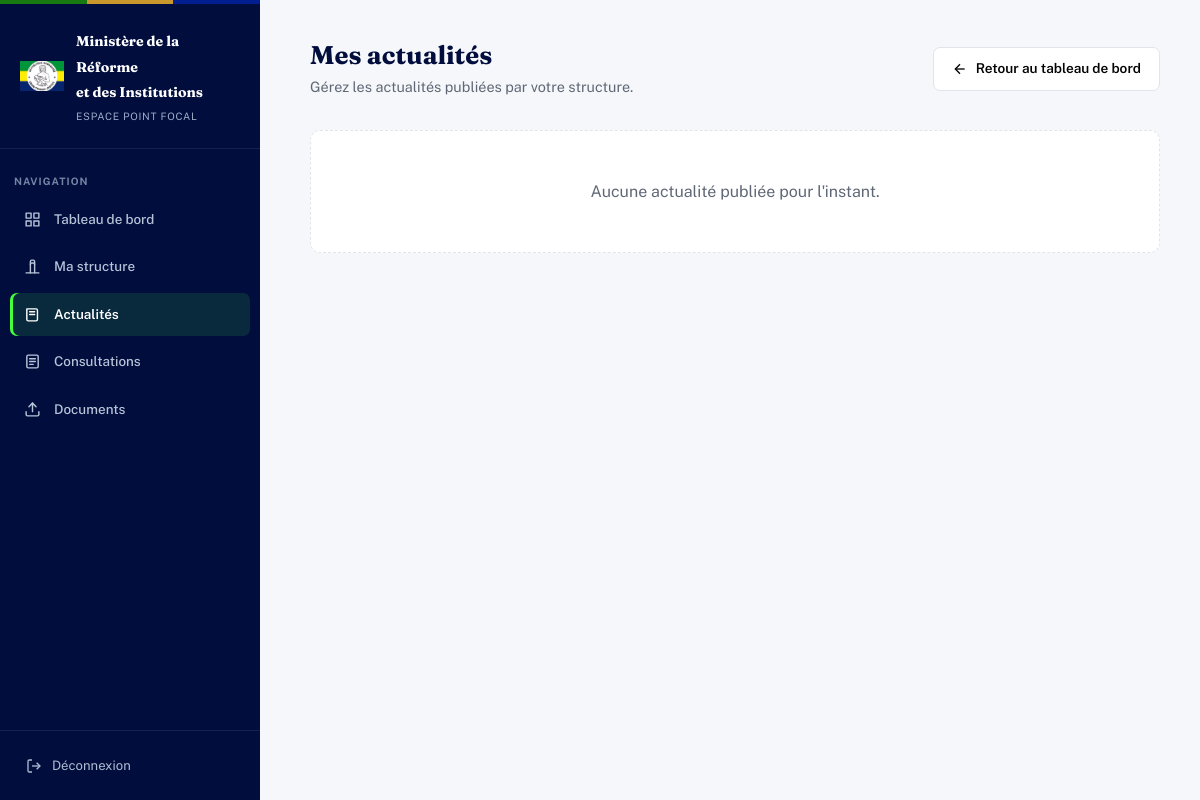
/views/point_focal/mes_actualites.php (signed in), run on an earlier commit of the app's database.
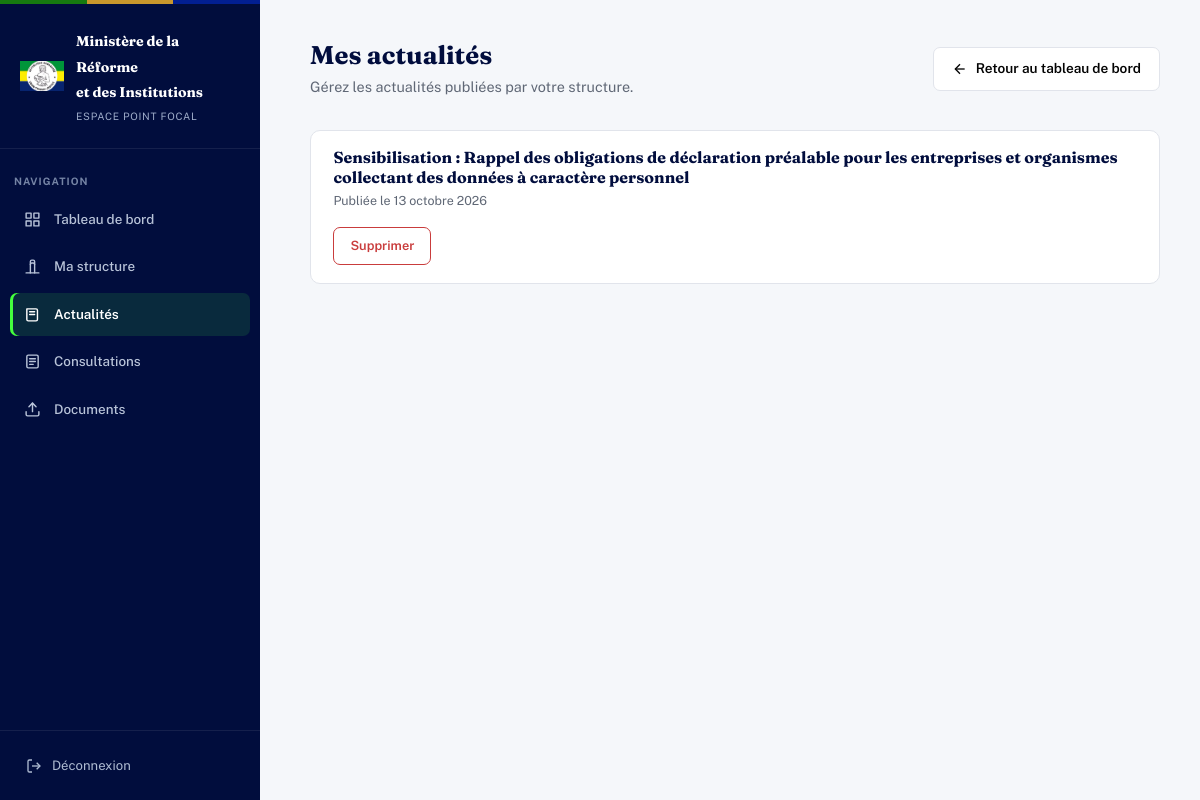
And on a later commit of the database.
### tables this page shows
CREATE TABLE `actualites` (
  `id_actu` int NOT NULL AUTO_INCREMENT,
  `contenu` text,
  `titre` varchar(150) DEFAULT NULL,
  `date_publication` date DEFAULT NULL,
  `id_structure` int DEFAULT NULL,
  PRIMARY KEY (`id_actu`),
  KEY `idx_actu_struct_date` (`id_structure`,`date_publication`),
  CONSTRAINT `fk_actualites_structure` FOREIGN KEY (`id_structure`) REFERENCES `structure` (`id_struc`)
);

### includes/dates.php (called while the page is built, shortened)
<?php
if (!function_exists('formaterDateFr')) {
    function formaterDateFr(?string $dateSql): string
    {
        $timestamp = strtotime($dateSql);
        $mois = [1 => 'janvier', 'février', 'mars', 'avril', 'mai', 'juin',
                 'juillet', 'août', 'septembre', 'octobre', 'novembre', 'décembre'];
        return date('d', $timestamp) . ' ' . $mois[(int) date('n', $timestamp)] . ' ' . date('Y', $timestamp);
    }
}

### views/point_focal/mes_actualites.php (the view, shortened to what the changed rows need)
<?php
require_once '../../config/database.php';
require_once '../../includes/dates.php';
$resp = $db->prepare(
    "SELECT *
     FROM structure
     WHERE id_responsable = :id_responsable"
);
$resp->execute([
    ':id_responsable' => $_SESSION['user_id']
]);
$structures = $resp->fetch(PDO::FETCH_ASSOC);
$mon_actu = [];
if ($structures) {
    $stmtActu = $db->prepare(
        "SELECT a.*
         FROM actualites AS a
         WHERE a.id_structure = :id_structure
         ORDER BY a.date_publication DESC"
    );
    $stmtActu->execute([
        ':id_structure' => $structures['id_struc']
    ]);
    $mon_actu = $stmtActu->fetchAll(PDO::FETCH_ASSOC);
}
$pageActive = 'actualites';
require '../../includes/header_dashboard.php';
?>
<div class="page-avec-sidebar">
    <?php require '../../includes/sidebar_point_focal.php'; ?>
    <main class="contenu-principal">
        <section class="mes-actu-section">
            <div class="mes-actu-heading">
                <div>
                    <h1>Mes actualités</h1>
                </div>
                <a href="dashboard.php" class="btn-retour">
                </a>
            </div>
            <?php if (empty($mon_actu)): ?>
                <div class="actu-vide">
                    Aucune actualité publiée pour l'instant.
                </div>
            <?php else: ?>
                <div class="actu-liste">
                    <?php foreach ($mon_actu as $actualite): ?>
                        <div class="actu-row">
                            <div class="actu-row-infos">
                                <h3>
                                    <?= htmlspecialchars($actualite['titre']) ?>
                                </h3>
                                <div class="actu-date">
                                    Publiée le <?= formaterDateFr($actualite['date_publication']) ?>
                                </div>
                            </div>
                            <form action="supprimer_actualites.php"
                                  method="post"
                                  onsubmit="return confirm('Supprimer cette actualité ?');">
                                <button type="submit" class="btn-supprimer">
                                    Supprimer
                                </button>
                            </form>
                        </div>
                    <?php endforeach; ?>
                </div>
            <?php endif; ?>
        </section>
    </main>
</div>
<?php require '../../includes/footer_dashboard.php'; ?>

### includes/sidebar_point_focal.php (shortened to what the changed rows need)
<?php
$pageActive = $pageActive ?? '';
$liens = [
    'dashboard' => ['dashboard.php', 'Tableau de bord',
        '<rect x="3" y="3" width="7" height="7"/><rect x="14" y="3" width="7" height="7"/><rect x="3" y="14" width="7" height="7"/><rect x="14" y="14" width="7" height="7"/>'],
    'structure' => ['modifier_structure.php', 'Ma structure',
        '<path d="M3 21h18"/><path d="M9 21V9a2 2 0 0 1 2-2h2a2 2 0 0 1 2 2v12"/><path d="M9 9V5a2 2 0 0 1 2-2h2a2 2 0 0 1 2 2v4"/>'],
    'actualites' => ['mes_actualites.php', 'Actualités',
        '<path d="M4 4h13a2 2 0 0 1 2 2v13a2 2 0 0 1-2 2H6a2 2 0 0 1-2-2V4z"/><line x1="8" y1="8" x2="15" y2="8"/><line x1="8" y1="12" x2="15" y2="12"/>'],
    'consultations' => ['mes_consultations.php', 'Consultations',
        '<rect x="4" y="3" width="16" height="18" rx="2"/><line x1="8" y1="8" x2="16" y2="8"/><line x1="8" y1="12" x2="16" y2="12"/><line x1="8" y1="16" x2="13" y2="16"/>'],
    'documents' => ['upload.php', 'Documents',
        '<path d="M21 15v4a2 2 0 0 1-2 2H5a2 2 0 0 1-2-2v-4"/><polyline points="17 8 12 3 7 8"/><line x1="12" y1="3" x2="12" y2="15"/>'],
];
?>
<aside class="mrri-sidebar">
    <ul class="mrri-sidebar-nav">
        <?php foreach ($liens as $cle => [$url, $libelle, $icone]): ?>
            <li>
                <a href="<?= $url ?>"
                   class="mrri-sidebar-link <?= $pageActive === $cle ? 'active' : '' ?>"
                   <?= $pageActive === $cle ? 'aria-current="page"' : '' ?>>
                    <span class="icon">
                        <svg width="17" height="17" viewBox="0 0 24 24" fill="none" stroke="currentColor" stroke-width="2" stroke-linecap="round" stroke-linejoin="round" aria-hidden="true"><?= $icone ?></svg>
                    </span>
                    <?= $libelle ?>
                </a>
            </li>
        <?php endforeach; ?>
    </ul>
</aside>

What changed in the data, as far as the page shows it:
added actualites: titre "Sensibilisation : Rappel des obligations de déclaration préalable pour les entreprises et organismes collectant des données à caractère personnel", date_publication "13 octobre 2026"
Also different on the page:
text no longer shown: "Aucune actualité publiée pour l'instant."
